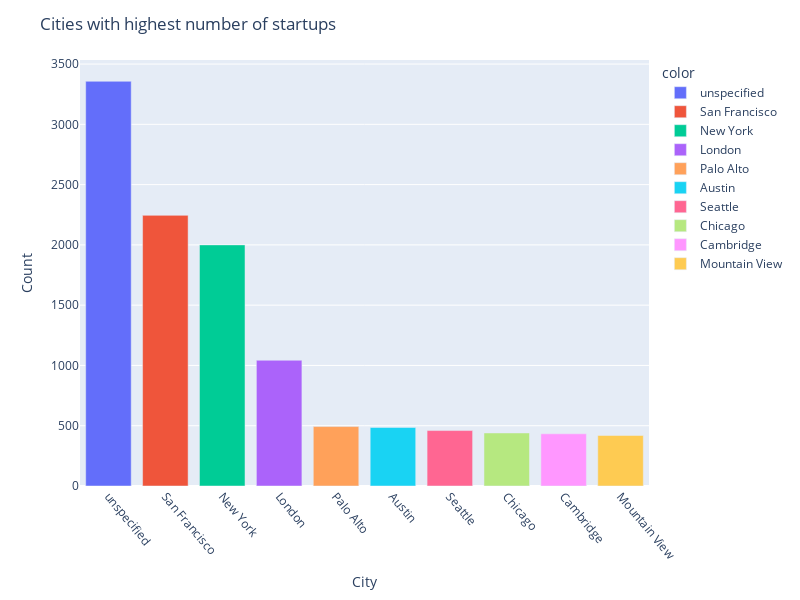

The notebook cell saved with this chart:
### Markdown cell above
### What are the Top 10 Cities with highest number of startups?

### Code cell
# Get the value counts for the "city" column
city_counts = data["city"].value_counts()[:10]

# Create a bar plot using Plotly with different colors
fig = px.bar(x=city_counts.index, y=city_counts.values, color=city_counts.index)

# Set the plot title and axis labels
fig.update_layout(title="Cities with highest number of startups", xaxis_title="City", yaxis_title="Count")

# Rotate x-axis labels for better readability
fig.update_xaxes(tickangle=50)

# Increase the figure size
fig.update_layout(width=800, height=600)

# Display the plot
fig.show()

### Figure 1 — Plotly figure (JSON) as saved in the notebook; plotly's stock layout.template omitted (floating-point values rounded to 4 significant figures)
{"data": [{"alignmentgroup": "True", "hovertemplate": "color=unspecified<br>x=%{x}<br>y=%{y}<extra></extra>", "legendgroup": "unspecified", "marker": {"color": "#636efa", "pattern": {"shape": ""}}, "name": "unspecified", "offsetgroup": "unspecified", "orientation": "v", "showlegend": true, "textposition": "auto", "type": "bar", "x": ["unspecified"], "xaxis": "x", "y": [3357], "yaxis": "y"}, {"alignmentgroup": "True", "hovertemplate": "color=San Francisco<br>x=%{x}<br>y=%{y}<extra></extra>", "legendgroup": "San Francisco", "marker": {"color": "#EF553B", "pattern": {"shape": ""}}, "name": "San Francisco", "offsetgroup": "San Francisco", "orientation": "v", "showlegend": true, "textposition": "auto", "type": "bar", "x": ["San Francisco"], "xaxis": "x", "y": [2245], "yaxis": "y"}, {"alignmentgroup": "True", "hovertemplate": "color=New York<br>x=%{x}<br>y=%{y}<extra></extra>", "legendgroup": "New York", "marker": {"color": "#00cc96", "pattern": {"shape": ""}}, "name": "New York", "offsetgroup": "New York", "orientation": "v", "showlegend": true, "textposition": "auto", "type": "bar", "x": ["New York"], "xaxis": "x", "y": [2000], "yaxis": "y"}, {"alignmentgroup": "True", "hovertemplate": "color=London<br>x=%{x}<br>y=%{y}<extra></extra>", "legendgroup": "London", "marker": {"color": "#ab63fa", "pattern": {"shape": ""}}, "name": "London", "offsetgroup": "London", "orientation": "v", "showlegend": true, "textposition": "auto", "type": "bar", "x": ["London"], "xaxis": "x", "y": [1043], "yaxis": "y"}, {"alignmentgroup": "True", "hovertemplate": "color=Palo Alto<br>x=%{x}<br>y=%{y}<extra></extra>", "legendgroup": "Palo Alto", "marker": {"color": "#FFA15A", "pattern": {"shape": ""}}, "name": "Palo Alto", "offsetgroup": "Palo Alto", "orientation": "v", "showlegend": true, "textposition": "auto", "type": "bar", "x": ["Palo Alto"], "xaxis": "x", "y": [493], "yaxis": "y"}, {"alignmentgroup": "True", "hovertemplate": "color=Austin<br>x=%{x}<br>y=%{y}<extra></extra>", "legendgroup": "Austin", "marker": {"color": "#19d3f3", "pattern": {"shape": ""}}, "name": "Austin", "offsetgroup": "Austin", "orientation": "v", "showlegend": true, "textposition": "auto", "type": "bar", "x": ["Austin"], "xaxis": "x", "y": [485], "yaxis": "y"}, {"alignmentgroup": "True", "hovertemplate": "color=Seattle<br>x=%{x}<br>y=%{y}<extra></extra>", "legendgroup": "Seattle", "marker": {"color": "#FF6692", "pattern": {"shape": ""}}, "name": "Seattle", "offsetgroup": "Seattle", "orientation": "v", "showlegend": true, "textposition": "auto", "type": "bar", "x": ["Seattle"], "xaxis": "x", "y": [460], "yaxis": "y"}, {"alignmentgroup": "True", "hovertemplate": "color=Chicago<br>x=%{x}<br>y=%{y}<extra></extra>", "legendgroup": "Chicago", "marker": {"color": "#B6E880", "pattern": {"shape": ""}}, "name": "Chicago", "offsetgroup": "Chicago", "orientation": "v", "showlegend": true, "textposition": "auto", "type": "bar", "x": ["Chicago"], "xaxis": "x", "y": [440], "yaxis": "y"}, {"alignmentgroup": "True", "hovertemplate": "color=Cambridge<br>x=%{x}<br>y=%{y}<extra></extra>", "legendgroup": "Cambridge", "marker": {"color": "#FF97FF", "pattern": {"shape": ""}}, "name": "Cambridge", "offsetgroup": "Cambridge", "orientation": "v", "showlegend": true, "textposition": "auto", "type": "bar", "x": ["Cambridge"], "xaxis": "x", "y": [433], "yaxis": "y"}, {"alignmentgroup": "True", "hovertemplate": "color=Mountain View<br>x=%{x}<br>y=%{y}<extra></extra>", "legendgroup": "Mountain View", "marker": {"color": "#FECB52", "pattern": {"shape": ""}}, "name": "Mountain View", "offsetgroup": "Mountain View", "orientation": "v", "showlegend": true, "textposition": "auto", "type": "bar", "x": ["Mountain View"], "xaxis": "x", "y": [419], "yaxis": "y"}], "layout": {"barmode": "relative", "height": 600, "legend": {"title": {"text": "color"}, "tracegroupgap": 0}, "margin": {"t": 60}, "title": {"text": "Cities with highest number of startups"}, "width": 800, "xaxis": {"anchor": "y", "domain": [0, 1], "tickangle": 50, "title": {"text": "City"}}, "yaxis": {"anchor": "x", "domain": [0, 1], "title": {"text": "Count"}}}}
